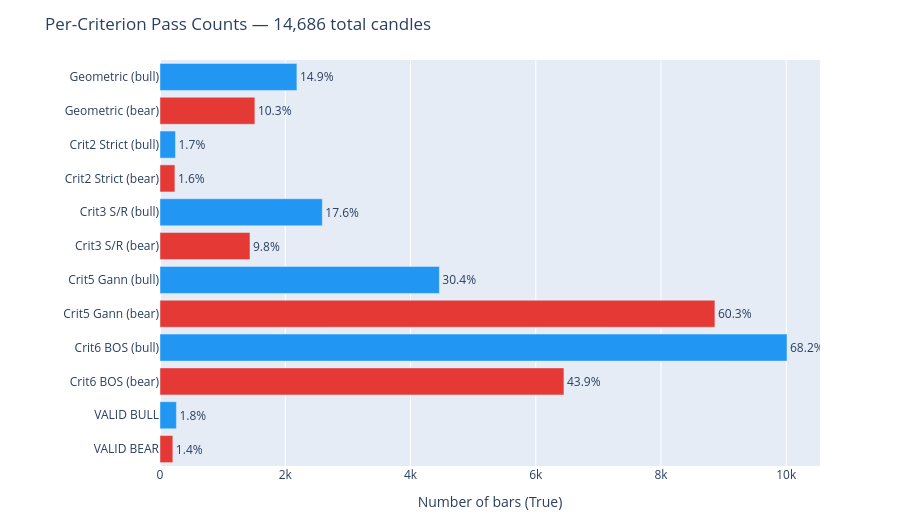
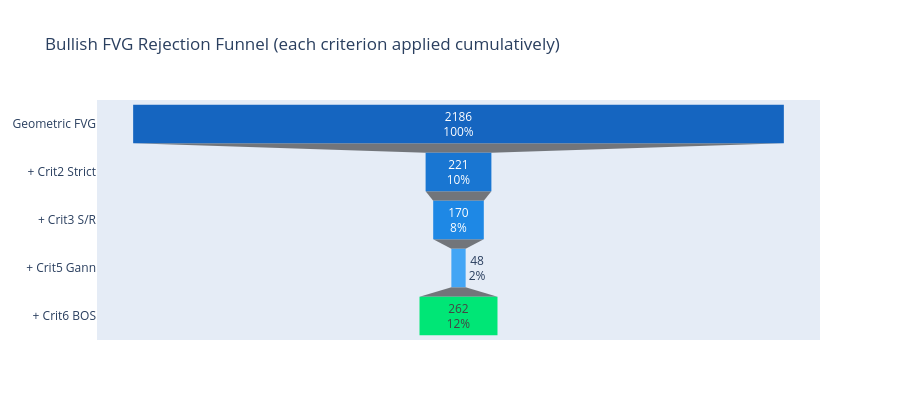

Notebook cell for these charts, in order:
### Markdown cell above
## Criterion Ablation Analysis

The sparsity gate script (`scripts/count_valid_fvg.py`) generates a per-criterion ablation CSV.
This section loads it and visualises the rejection funnel — how many geometric FVGs survive each validity criterion.

Run `python scripts/count_valid_fvg.py` from the project root before running these cells.

### Code cell
# Criterion Ablation Analysis
# Requires: .nb-suite/analysis/criterion-ablation-<date>.csv (from scripts/count_valid_fvg.py)

from pathlib import Path
import pandas as pd
import plotly.graph_objects as go

analysis_dir = ROOT / '.nb-suite' / 'analysis'
ablation_files = sorted(analysis_dir.glob('criterion-ablation-*.csv'))

if not ablation_files:
    print("No ablation CSV found. Run: python scripts/count_valid_fvg.py")
else:
    latest = ablation_files[-1]
    print(f"Loading: {latest.name}")
    abl = pd.read_csv(latest, index_col=0)
    n_total = len(abl)

    # Per-criterion pass counts
    crit_labels = {
        'geometric_bull':    'Geometric (bull)',
        'geometric_bear':    'Geometric (bear)',
        'crit2_strict_bull': 'Crit2 Strict (bull)',
        'crit2_strict_bear': 'Crit2 Strict (bear)',
        'crit3_sr_bull':     'Crit3 S/R (bull)',
        'crit3_sr_bear':     'Crit3 S/R (bear)',
        'crit5_gann_bull':   'Crit5 Gann (bull)',
        'crit5_gann_bear':   'Crit5 Gann (bear)',
        'crit6_bos_bull':    'Crit6 BOS (bull)',
        'crit6_bos_bear':    'Crit6 BOS (bear)',
        'valid_bull':        'VALID BULL',
        'valid_bear':        'VALID BEAR',
    }
    cols = list(crit_labels.keys())
    counts = [int(abl[c].sum()) for c in cols]
    pcts   = [100.0 * c / n_total for c in counts]
    labels_str = [crit_labels[c] for c in cols]
    colors = ['#2196f3' if 'bull' in c else '#e53935' for c in cols]

    fig_bar = go.Figure(go.Bar(
        y=labels_str[::-1], x=counts[::-1],
        orientation='h',
        text=[f'{p:.1f}%' for p in pcts[::-1]],
        textposition='outside',
        marker_color=colors[::-1],
    ))
    fig_bar.update_layout(
        title=f'Per-Criterion Pass Counts — {n_total:,} total candles',
        xaxis_title='Number of bars (True)',
        height=520,
        margin=dict(l=160, r=80, t=60, b=40),
    )
    fig_bar.show()

    # Rejection funnel (bull path)
    n_geom = int(abl['geometric_bull'].sum())
    funnel_steps = [
        ('Geometric FVG', n_geom),
        ('+ Crit2 Strict', int((abl['geometric_bull'] & abl['crit2_strict_bull']).sum())),
        ('+ Crit3 S/R',    int((abl['geometric_bull'] & abl['crit2_strict_bull'] & abl['crit3_sr_bull']).sum())),
        ('+ Crit5 Gann',   int((abl['geometric_bull'] & abl['crit2_strict_bull'] & abl['crit3_sr_bull'] & abl['crit5_gann_bull']).sum())),
        ('+ Crit6 BOS',    int(abl['valid_bull'].sum())),
    ]
    funnel_names = [s[0] for s in funnel_steps]
    funnel_vals  = [s[1] for s in funnel_steps]

    fig_funnel = go.Figure(go.Funnel(
        y=funnel_names,
        x=funnel_vals,
        textinfo='value+percent initial',
        marker_color=['#1565c0', '#1976d2', '#1e88e5', '#42a5f5', '#00e676'],
    ))
    fig_funnel.update_layout(
        title='Bullish FVG Rejection Funnel (each criterion applied cumulatively)',
        height=420,
    )
    fig_funnel.show()

### Figure 1 — Plotly figure (JSON) as saved in the notebook; plotly's stock layout.template omitted (floating-point values rounded to 4 significant figures)
{"data": [{"marker": {"color": ["#e53935", "#2196f3", "#e53935", "#2196f3", "#e53935", "#2196f3", "#e53935", "#2196f3", "#e53935", "#2196f3", "#e53935", "#2196f3"]}, "orientation": "h", "text": ["1.4%", "1.8%", "43.9%", "68.2%", "60.3%", "30.4%", "9.8%", "17.6%", "1.6%", "1.7%", "10.3%", "14.9%"], "textposition": "outside", "type": "bar", "x": [205, 262, 6450, 10012, 8861, 4461, 1437, 2592, 238, 247, 1515, 2186], "y": ["VALID BEAR", "VALID BULL", "Crit6 BOS (bear)", "Crit6 BOS (bull)", "Crit5 Gann (bear)", "Crit5 Gann (bull)", "Crit3 S/R (bear)", "Crit3 S/R (bull)", "Crit2 Strict (bear)", "Crit2 Strict (bull)", "Geometric (bear)", "Geometric (bull)"]}], "layout": {"height": 520, "margin": {"b": 40, "l": 160, "r": 80, "t": 60}, "title": {"text": "Per-Criterion Pass Counts — 14,686 total candles"}, "xaxis": {"title": {"text": "Number of bars (True)"}}}}

### Figure 2 — Plotly figure (JSON) as saved in the notebook; plotly's stock layout.template omitted (floating-point values rounded to 4 significant figures)
{"data": [{"marker": {"color": ["#1565c0", "#1976d2", "#1e88e5", "#42a5f5", "#00e676"]}, "textinfo": "value+percent initial", "type": "funnel", "x": [2186, 221, 170, 48, 262], "y": ["Geometric FVG", "+ Crit2 Strict", "+ Crit3 S/R", "+ Crit5 Gann", "+ Crit6 BOS"]}], "layout": {"height": 420, "title": {"text": "Bullish FVG Rejection Funnel (each criterion applied cumulatively)"}}}
